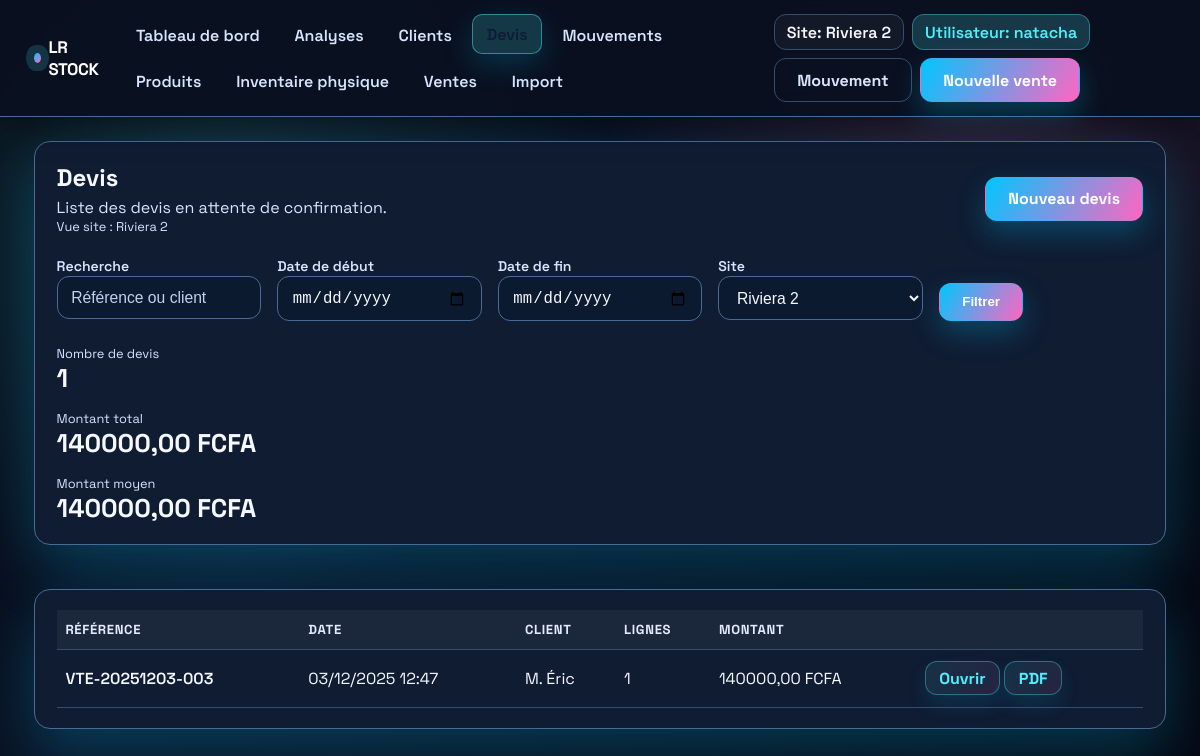
The page /devis/ (signed in) on the database as committed earlier.
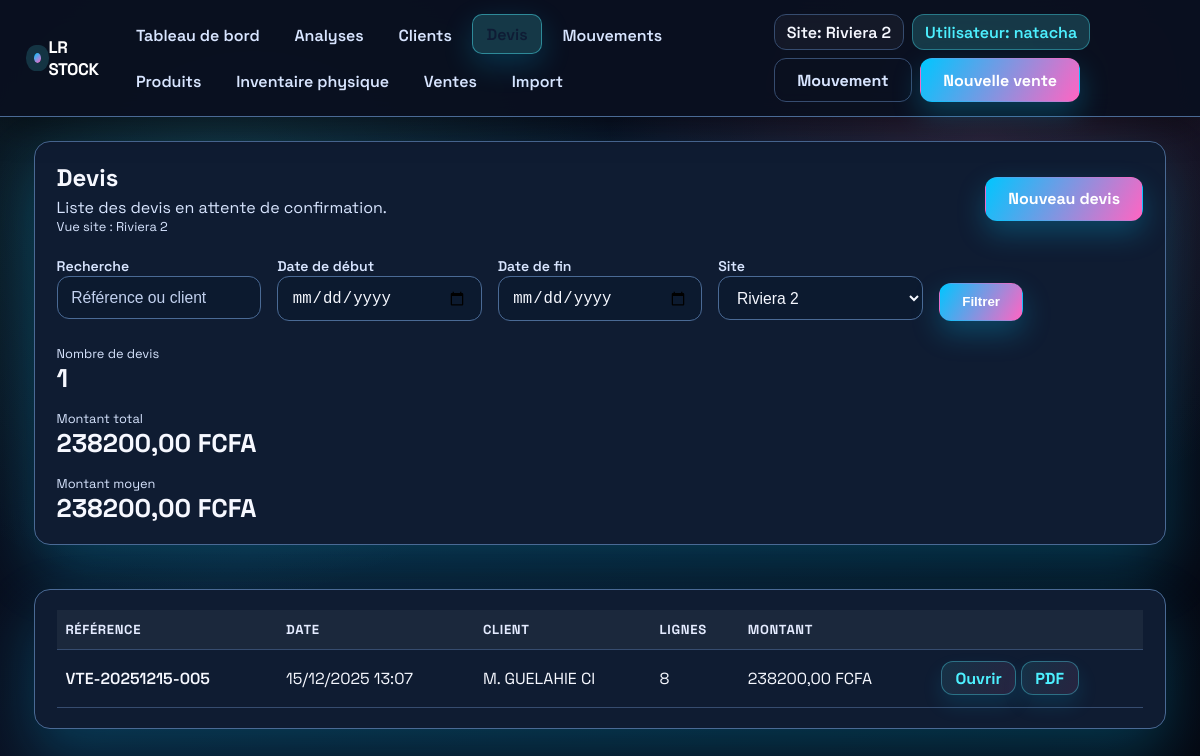
The same page on the database as committed later.
### inventory/models.py (models this page shows, shortened)
class TimeStampedModel(models.Model):
    created_at = models.DateTimeField(auto_now_add=True)
    updated_at = models.DateTimeField(auto_now=True)
    class Meta:
        abstract = True

class Site(TimeStampedModel):
    name = models.CharField(max_length=150, unique=True)
    description = models.TextField(blank=True)
    class Meta:
        ordering = ["name"]
        verbose_name = "site"
        verbose_name_plural = "sites"

class VersionedModelMixin(models.Model):
    class Meta:
        abstract = True

class Sale(VersionedModelMixin, TimeStampedModel):
    class Status(models.TextChoices):
        DRAFT = "draft", "Brouillon"
        CONFIRMED = "confirmed", "Confirmée"
    reference = models.CharField("Référence", max_length=100, unique=True)
    sale_date = models.DateTimeField("Date de vente", default=timezone.now)
    customer = models.ForeignKey(
        Customer,
        on_delete=models.SET_NULL,
        related_name="sales",
        blank=True,
        null=True,
    )
    customer_name = models.CharField("Client", max_length=255, blank=True)
    notes = models.TextField(blank=True)
    site = models.ForeignKey(
        Site,
        on_delete=models.PROTECT,
        blank=True,
        null=True,
        related_name="sales",
    )
    amount_paid = models.DecimalField(
        "Montant payé",
        max_digits=12,
        decimal_places=2,
        default=Decimal("0.00"),
    )
    status = models.CharField(
        max_length=20,
        choices=Status.choices,
        default=Status.DRAFT,
    )
    class Meta:
        ordering = ["-sale_date", "-id"]
        verbose_name = "vente"
        verbose_name_plural = "ventes"
    @property
    def customer_display_name(self) -> str:
        if self.customer:
            return self.customer.display_name
        return self.customer_name or "-"
    @property
    def total_amount(self) -> Decimal:
        total = Decimal("0.00")
        for item in self.items.all():
            total += item.total_amount
        return total

class Customer(VersionedModelMixin, TimeStampedModel):
    reference = models.CharField(
        "Référence client",
        max_length=20,
        unique=True,
        default=generate_customer_reference,
    )
    name = models.CharField("Nom du contact", max_length=255)
    company_name = models.CharField("Entreprise", max_length=255, blank=True)
    email = models.EmailField(blank=True)
    phone = models.CharField(max_length=50, blank=True)
    address = models.TextField(blank=True)
    credit_limit = models.DecimalField(
        "Plafond de crédit",
        max_digits=12,
        decimal_places=2,
        default=Decimal("0.00"),
    )
    notes = models.TextField(blank=True)
    objects = CustomerQuerySet.as_manager()
    class Meta:
        ordering = ["name", "company_name"]
        verbose_name = "client"
        verbose_name_plural = "clients"
    @property
    def display_name(self) -> str:
        if self.company_name and self.name:
            return f"{self.company_name} - {self.name}"
        return self.company_name or self.name or self.reference

class SaleItem(TimeStampedModel):
    class LineType(models.TextChoices):
        PRODUCT = "product", "Produit"
        NOTE = "note", "Note"
        SECTION = "section", "Section"
    sale = models.ForeignKey(
        Sale, on_delete=models.CASCADE, related_name="items"
    )
    product = models.ForeignKey(
        Product,
        on_delete=models.PROTECT,
        related_name="sale_items",
        blank=True,
        null=True,
    )
    line_type = models.CharField(
        max_length=20,
        choices=LineType.choices,
        default=LineType.PRODUCT,
    )
    description = models.CharField(max_length=255, blank=True)
    position = models.PositiveIntegerField(default=0)
    quantity = models.PositiveIntegerField(default=1)
    unit_price = models.DecimalField(max_digits=10, decimal_places=2, default=Decimal("0.00"))
    returned_quantity = models.PositiveIntegerField(default=0)
    scan_code = models.CharField(max_length=255, blank=True)
    scanned_at = models.DateTimeField(blank=True, null=True)
    stock_movement = models.OneToOneField(
        StockMovement,
        on_delete=models.SET_NULL,
        blank=True,
        null=True,
        related_name="sale_item",
    )
    class Meta:
        verbose_name = "ligne de vente"
        verbose_name_plural = "lignes de vente"
        ordering = ["position", "id"]
    @property
    def total_amount(self) -> Decimal:
        if self.line_type != self.LineType.PRODUCT:
            return Decimal("0.00")
        net_quantity = max(self.quantity - self.returned_quantity, 0)
        return self.unit_price * Decimal(net_quantity)

### inventory/views.py (the view, shortened to what this page needs)
# urls.py: path("devis/", login_required(views.quotes_list), name="quotes_list"),
def quotes_list(request):
    search = (request.GET.get("q") or "").strip()
    start_input = request.GET.get("start")
    end_input = request.GET.get("end")
    start_dt, end_dt, date_errors = _parse_list_date_range(start_input, end_input)
    for error_text in date_errors:
        messages.warning(request, error_text)
    site_context = _site_context(request)
    active_site = site_context["active_site"]
    quotes_queryset = (
        Sale.objects.filter(status=Sale.Status.DRAFT)
        .select_related("customer")
        .prefetch_related("items__product")
        .order_by("-sale_date")
    )
    if active_site:
        quotes_queryset = quotes_queryset.filter(site=active_site)
    if start_dt:
        quotes_queryset = quotes_queryset.filter(sale_date__gte=start_dt)
    if end_dt:
        quotes_queryset = quotes_queryset.filter(sale_date__lte=end_dt)
    quotes = list(quotes_queryset)
    quote_count = len(quotes)
    total_amount = sum((quote.total_amount for quote in quotes), Decimal("0.00"))
    average_amount = (
        total_amount / Decimal(quote_count) if quote_count else Decimal("0.00")
    )
    context = {
        "quotes": quotes,
        "count": quote_count,
        "quote_count": quote_count,
        "total_amount": total_amount,
        "average_amount": average_amount,
        "search": search,
        "start_input": start_input,
        "end_input": end_input,
    }
    context.update(site_context)
    return render(request, "inventory/quotes_list.html", context)

### inventory/templates/inventory/quotes_list.html (shortened to what this page needs)
{% extends "inventory/base.html" %}
{% block content %}
<div class="card" style="margin-bottom:1.5rem;">
    <div style="display:flex;justify-content:space-between;align-items:center;gap:1rem;">
        <div>
            <h1 style="margin:0;font-size:1.5rem;">Devis</h1>
            <p style="margin:0.25rem 0 0;color:var(--muted);">
                Liste des devis en attente de confirmation.
            </p>
            {% if active_site %}
                <p style="margin:0;color:var(--muted);font-size:0.8rem;">Vue site : {{ active_site.name }}</p>
            {% else %}
                <p style="margin:0;color:var(--muted);font-size:0.8rem;">Vue globale</p>
            {% endif %}
        </div>
        <a href="{% url 'inventory:quote_create' %}" class="btn">Nouveau devis</a>
    </div>
    <form method="get" class="grid" style="grid-template-columns:repeat(auto-fit,minmax(180px,1fr));gap:1rem;margin-top:1.25rem;">
        <div>
            <label for="quote-search">Recherche</label>
            <input id="quote-search"
                   type="text"
                   name="q"
                   class="form-control"
                   placeholder="Référence ou client"
                   value="{{ search }}">
        </div>
        <div>
            <label for="quote-start">Date de début</label>
            <input id="quote-start" type="date" name="start" value="{{ start_input }}" class="form-control">
        </div>
        <div>
            <label for="quote-end">Date de fin</label>
            <input id="quote-end" type="date" name="end" value="{{ end_input }}" class="form-control">
        </div>
        {% if can_switch_site %}
            <div>
                <label for="quote-site">Site</label>
                <select id="quote-site" name="site" class="form-control">
                    {% for site in sites %}
                        <option value="{{ site.pk }}" {% if selected_site == site.pk|stringformat:"s" %}selected{% endif %}>
                            {{ site.name }}
                        </option>
                    {% endfor %}
                </select>
            </div>
        {% else %}
            <input type="hidden" name="site" value="{{ selected_site }}">
        {% endif %}
        <div style="align-self:flex-end;">
            <button type="submit" class="btn">Filtrer</button>
        </div>
    </form>
    <div class="grid grid-3" style="margin-top:1.5rem;">
        <div>
            <p style="margin:0;color:var(--muted);font-size:0.8rem;">Nombre de devis</p>
            <p class="value" style="margin:0;">{{ quote_count }}</p>
        </div>
        <div>
            <p style="margin:0;color:var(--muted);font-size:0.8rem;">Montant total</p>
            <p class="value" style="margin:0;">{{ total_amount|floatformat:2 }} FCFA</p>
        </div>
        <div>
            <p style="margin:0;color:var(--muted);font-size:0.8rem;">Montant moyen</p>
            <p class="value" style="margin:0;">{{ average_amount|floatformat:2 }} FCFA</p>
        </div>
    </div>
</div>
<div class="card">
    {% if quotes %}
        <table>
            <thead>
                <tr>
                    <th>Référence</th>
                    <th>Date</th>
                    <th>Client</th>
                    <th>Lignes</th>
                    <th>Montant</th>
                    <th></th>
                </tr>
            </thead>
            <tbody>
                {% for quote in quotes %}
                    <tr data-href="{% url 'inventory:quote_detail' quote.pk %}" role="button">
                        <td style="font-weight:600;">{{ quote.reference }}</td>
                        <td>{{ quote.sale_date|date:"d/m/Y H:i" }}</td>
                        <td>{{ quote.customer_display_name }}</td>
                        <td>{{ quote.items.count }}</td>
                        <td>{{ quote.total_amount|floatformat:2 }} FCFA</td>
                        <td>
                            <a href="{% url 'inventory:quote_detail' quote.pk %}" class="btn secondary" style="padding:0.35rem 0.85rem;">Ouvrir</a>
                            <a href="{% url 'inventory:sale_document_preview' quote.pk 'quote' %}" class="btn secondary" style="padding:0.35rem 0.85rem;">PDF</a>
                        </td>
                    </tr>
                {% endfor %}
            </tbody>
        </table>
    {% else %}
        <p style="margin:0;">Aucun devis en attente pour le moment.</p>
    {% endif %}
</div>
{% endblock %}

### inventory/templates/inventory/base.html (shortened to what this page needs)
{% load static %}
<!DOCTYPE html>
<html lang="fr">
<head>
</head>
<body>
    <div class="app-shell">
        <header class="topbar">
            <div class="topbar-inner">
                <a class="brand" href="{% url 'inventory:dashboard' %}">
                    <span class="dot" aria-hidden="true"></span>
                     LR Stock
                </a>
                <nav class="nav">
                    {% with current=request.resolver_match.url_name %}
                        <a href="{% url 'inventory:dashboard' %}" class="{% if current == 'dashboard' %}active{% endif %}">Tableau de bord</a>
                        <a href="{% url 'inventory:analytics' %}" class="{% if current == 'analytics' %}active{% endif %}">Analyses</a>
                        <a href="{% url 'inventory:customer_list' %}" class="{% if current == 'customer_list' or current == 'customer_create' or current == 'customer_detail' or current == 'customer_update' %}active{% endif %}">Clients</a>
                        <a href="{% url 'inventory:quotes_list' %}" class="{% if current == 'quotes_list' or current == 'quote_create' or current == 'quote_detail' %}active{% endif %}">Devis</a>
                        <a href="{% url 'inventory:record_movement' %}" class="{% if current == 'record_movement' %}active{% endif %}">Mouvements</a>
                        <a href="{% url 'inventory:inventory_overview' %}" class="{% if current == 'inventory_overview' %}active{% endif %}">Produits</a>
                        <a href="{% url 'inventory:inventory_physical' %}" class="{% if current == 'inventory_physical' %}active{% endif %}">Inventaire physique</a>
                        <a href="{% url 'inventory:sales_list' %}" class="{% if current == 'sales_list' or current == 'sale_create' %}active{% endif %}">Ventes</a>
                        <a href="{% url 'inventory:import_products' %}" class="{% if current == 'import_products' %}active{% endif %}">Import</a>
                    {% endwith %}
                </nav>
                <div class="user-actions">
                    <span class="context-chip">Site: {{ active_site.name|default:"Vue globale" }}</span>
                    <span class="context-chip" style="background:var(--accent-soft); border-color: rgba(77,240,255,0.35); color: var(--accent);">Utilisateur: {{ request.user.username|default:"Invite" }}</span>
                    <a class="btn ghost" href="{% url 'inventory:record_movement' %}">Mouvement</a>
                    <a class="btn" href="{% url 'inventory:sale_create' %}">Nouvelle vente</a>
                </div>
            </div>
        </header>
        <main class="container">
            <div class="page">
                {% block content %}{% endblock %}
            </div>
        </main>
    </div>
</body>
</html>

Rows that differ between the two databases and show on the page:
no longer on this page (row edited): Sale: reference "VTE-20251203-003", sale_date "03/12/2025 12:47", customer_display_name "M. Éric", items.count "1", total_amount "140000,00"
added Sale: reference "VTE-20251215-005", sale_date "15/12/2025 13:07", customer_display_name "M. GUELAHIE CI", items.count "8", total_amount "238200,00"
Other text that changed with them:
{{ total_amount|floatformat:2 }}: "140000,00" → "238200,00"
{{ average_amount|floatformat:2 }}: "140000,00" → "238200,00"
